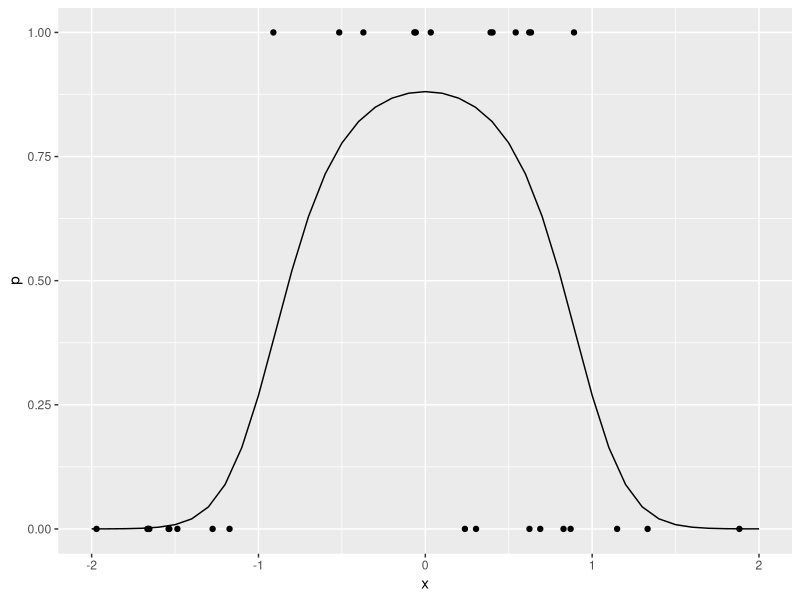
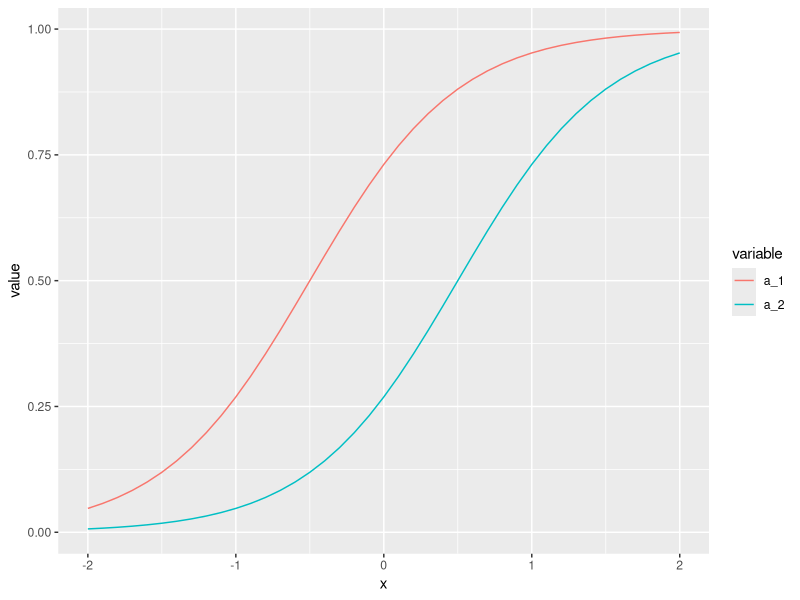
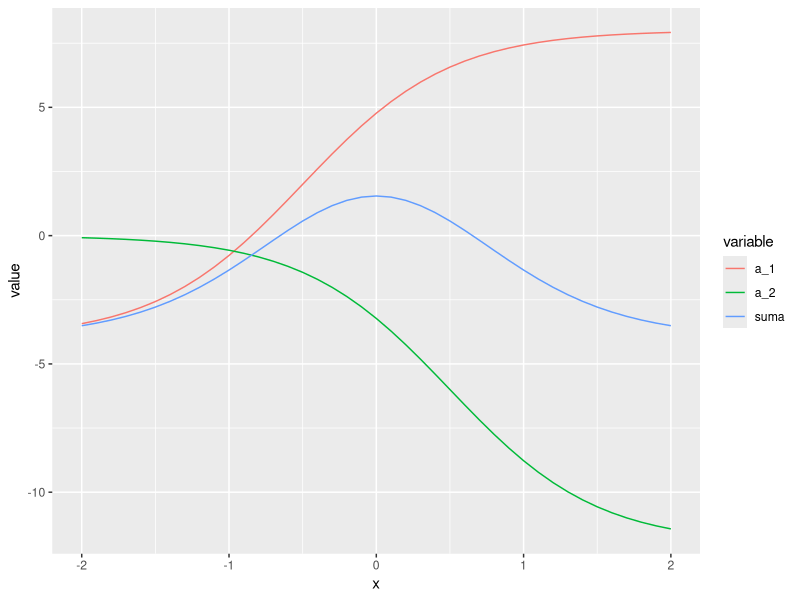
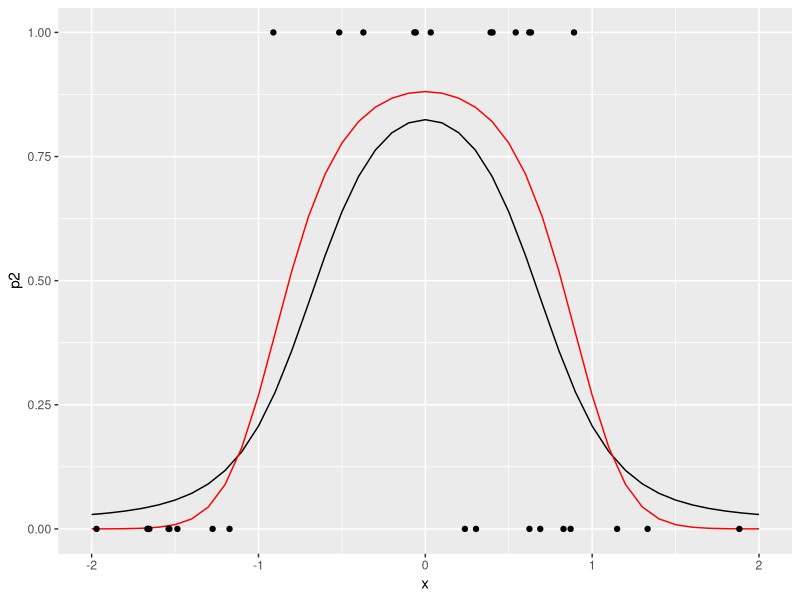
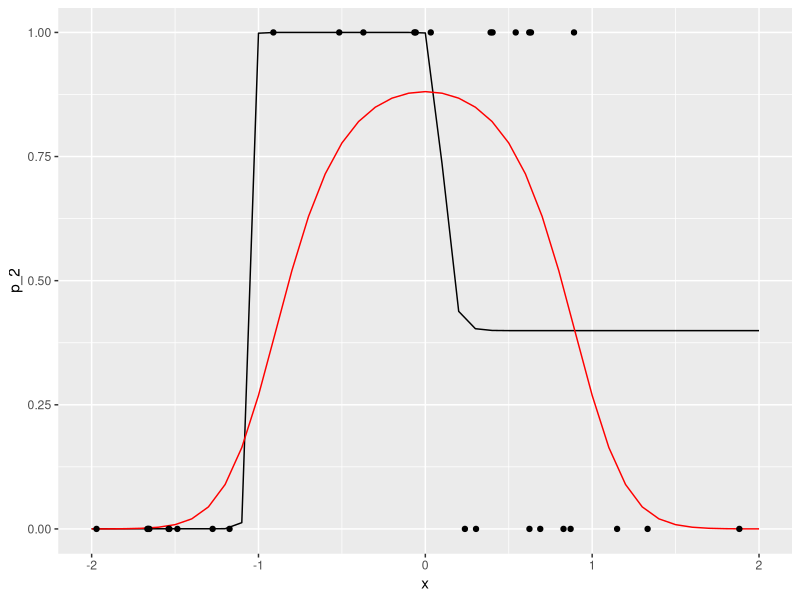
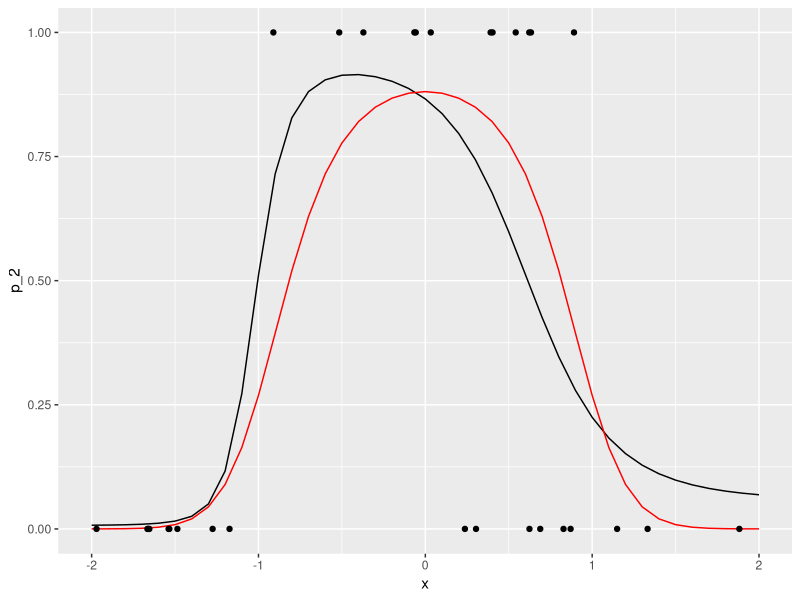

Write R code to recreate these figures, in order.
## ---- chunk 1
library(knitr)
library(ggplot2)
library(dplyr)
library(tidyr)
## ---- chunk 2
h <- function(x){
    exp(x)/(1+exp(x))
}
x <- seq(-2,2,0.1)
p <- h(2-3*x^2) #probabilidad condicional de clase 1 (vs. 0)
set.seed(2805)
x_1 <- runif(30, -2, 2)
g_1 <- rbinom(30, 1, h(2-3*x_1^2))
datos <- data.frame(x_1,g_1)
dat_p <- data.frame(x,p)
g <- qplot(x,p, geom='line')
g + geom_point(data = datos, aes(x=x_1,y=g_1))
## ---- chunk 3
library(DiagrammeR)
grViz("
digraph {
  graph [rankdir = LR]
  edge [color = gray]
  node [shape = circle]
  x; 
  a_1 [color=purple]
  a_2 [color=purple]
  p [color = red]
  x->a_1; x->a_2              
  a_1->p 
  a_2->p 
}
")
## ---- chunk 4
a_1 <- h( 1 + 2*x)  # 2(x+1/2)
a_2 <- h(-1 + 2*x)  # 2(x-1/2) # una es una versión desplazada de otra.
dat_a <- data.frame(x=x, a_1=a_1, a_2=a_2)
dat_a2 <- dat_a %>% gather(variable, value, a_1:a_2)
ggplot(dat_a2, aes(x=x, y=value, colour=variable, group=variable)) + geom_line()
dat_a <- data.frame(x=x, a_1=-4+12*a_1, a_2=-12*a_2, suma=-4+12*a_1-12*a_2)
dat_a2 <- dat_a %>% gather(variable, value, a_1:suma)
ggplot(dat_a2, aes(x=x, y=value, colour=variable, group=variable)) + geom_line()



dat_2 <- data.frame(x, p2=h(-4 + 12*a_1 - 12*a_2))
ggplot(dat_2, aes(x=x, y=p2)) + geom_line()+
geom_line(data=dat_p, aes(x=x,y=p), col='red') +ylim(c(0,1))+
   geom_point(data = datos, aes(x=x_1,y=g_1))

## ---- chunk 5
## esta función calcula los valores de cada nodo en toda la red,
## para cada entrada
feed.fow <- function(beta, x){
  a.1 <- h(beta[1] + beta[2]*x) # calcula variable 1 de capa oculta
  a.2 <- h(beta[3] + beta[4]*x) # calcula variable 2 de capa oculta
  p <- h(beta[5]+beta[6]*a.1 + beta[7]*a.2) # calcula capa de salida
  p
}




devianza.func <- function(x, g){
    # esta función es una fábrica de funciones
   devianza <- function(beta){
         p <- feed.fow(beta, x)
      - 2 * mean(g*log(p) + (1-g)*log(1-p))
   }
  devianza
}
## ---- chunk 6
dev <- devianza.func(x_1, g_1) # crea función dev
## ahora dev toma solamente los 7 parámetros beta:
dev(c(0,0,0,0,0,0,0))
dev(rnorm(7))
## ---- chunk 7
set.seed(5)
salida <- optim(rnorm(7), dev, method='BFGS') # inicializar al azar punto inicial
salida
beta <- salida$par

## hacer feed forward con beta encontroados
p_2 <- feed.fow(beta, x)
dat_2 <- data.frame(x, p_2=p_2)
ggplot(dat_2, aes(x=x, y=p_2)) + geom_line()+
geom_line(data=dat_p, aes(x=x,y=p), col='red') +ylim(c(0,1))+
   geom_point(data = datos, aes(x=x_1,y=g_1))



beta
## ---- chunk 8
devianza.reg <- function(x, g, lambda){
    # esta función es una fábrica de funciones
   devianza <- function(beta){
         p <- feed.fow(beta, x)
      - 2 * mean(g*log(p) + (1-g)*log(1-p)) + lambda*sum(beta^2)
   }
  devianza
}



dev.r <- devianza.reg(x_1, g_1, 0.0005) # crea función dev
set.seed(5)
salida <- optim(rnorm(7), dev.r, method='BFGS') # inicializar al azar punto inicial
salida
beta <- salida$par
dev(beta)
## ---- chunk 9
p_2 <- feed.fow(beta, x)
dat.2 <- data.frame(x, p_2=p_2)
ggplot(dat.2, aes(x=x, y=p_2)) + geom_line()+
geom_line(data=dat_p, aes(x=x,y=p), col='red') +ylim(c(0,1))+
   geom_point(data = datos, aes(x=x_1,y=g_1))
